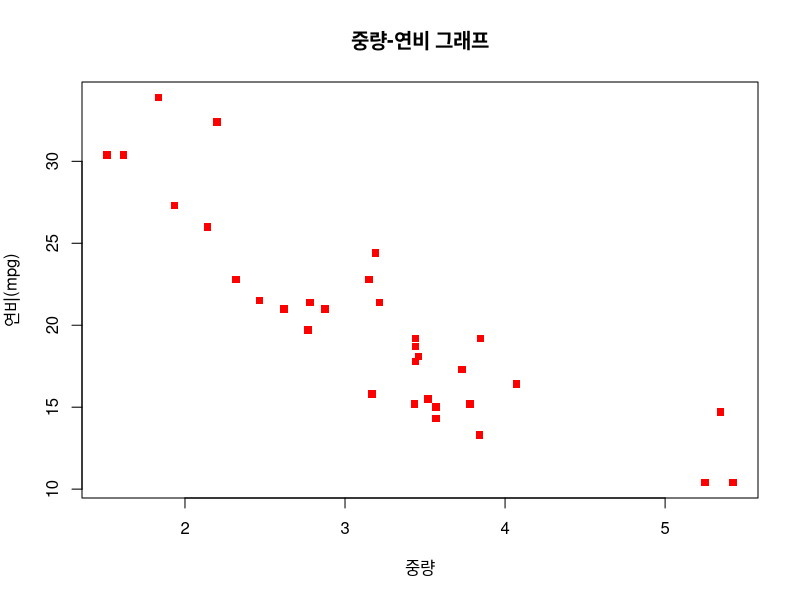

This figure's R source:
# 산점도
wt <- mtcars$wt #중량 자료
mpg <- mtcars$mpg #연비 자료
plot(wt, mpg, #2개 변수
        main = "중량-연비 그래프", #제목
        xlab = "중량", #x
        ylab = "연비(mpg)", #y
        col = "red", 
        pch = 15) #point의 종류

